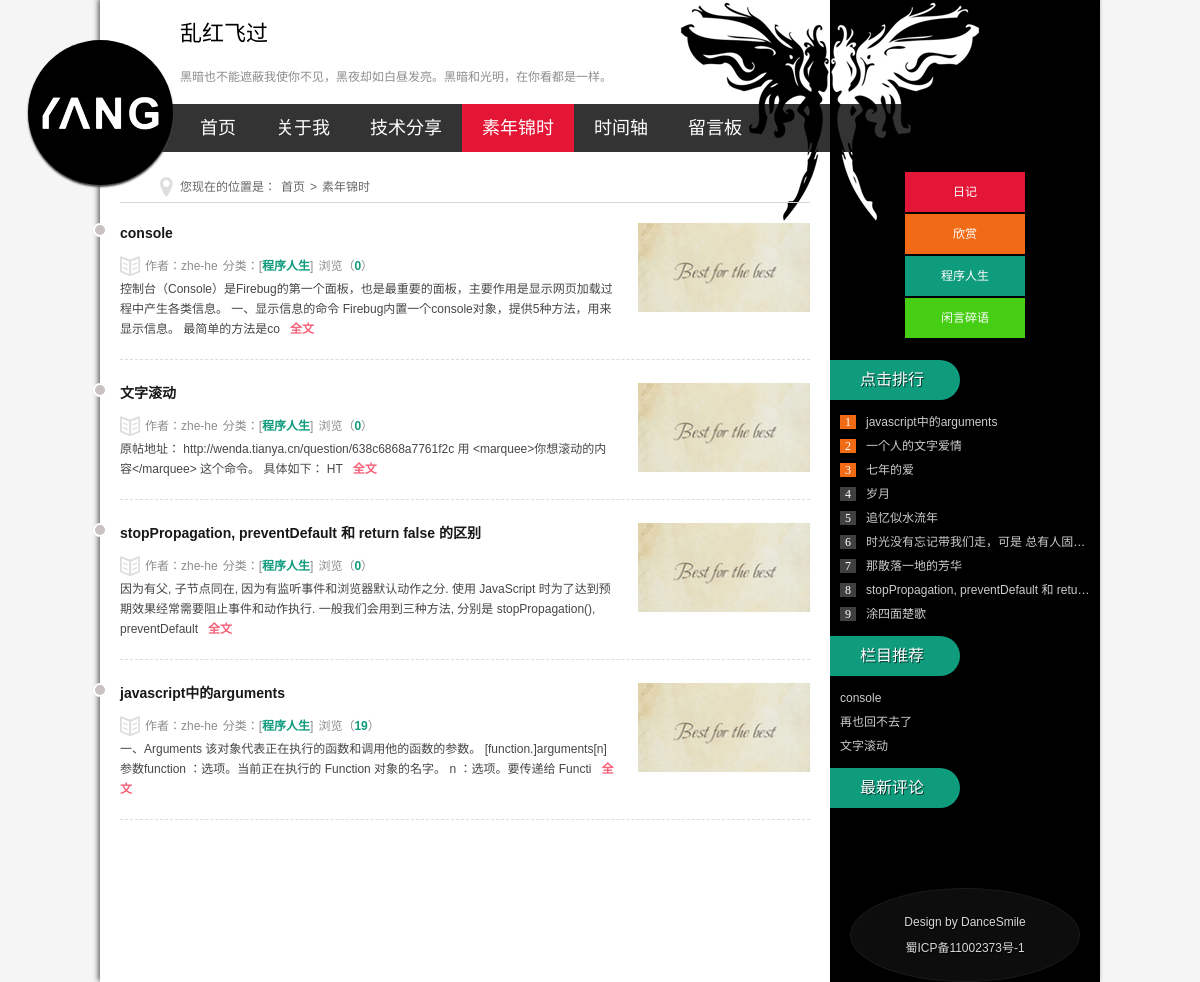
Screenshot of /newlist.php with the database file from the repository.
### tables this page shows
CREATE TABLE IF NOT EXISTS `node` (
  `id` int(11) NOT NULL AUTO_INCREMENT COMMENT 'id',
  `title` varchar(100) NOT NULL COMMENT '标题',
  `content` varchar(10000) NOT NULL COMMENT '内容',
  `type` varchar(20) NOT NULL DEFAULT '素年锦时' COMMENT '类型',
  `time` datetime NOT NULL COMMENT '上传时间',
  `img_src` varchar(100) NOT NULL DEFAULT 'images\\/node\\/default.jpg' COMMENT '图片地址',
  `reada` int(11) NOT NULL DEFAULT '0' COMMENT '阅读数',
  PRIMARY KEY (`id`)
);

### includes/global.func.php (called while the page is built, shortened)
<?php
function _find_sql($sql){
	$result = @mysql_query($sql);
	$dataArr = Array();
	while (!!$row = mysql_fetch_array($result,MYSQL_ASSOC)) {
	  $dataArr[] = $row;
	}
	return $dataArr;
}
function _page_sql($dbname,$type,$href,$num=5){
	$page = @$_GET['p'];
	if (!isset($page) || $page<1 || !is_numeric($page)) {
	  $page = 1;
	}
	$count = ceil(mysql_num_rows((@mysql_query("SELECT * FROM $dbname WHERE type='$type'")))/$num);
	$now = ($page-1)*$num;
	$pageDataArr = _find_sql("SELECT * FROM $dbname WHERE type='$type' ORDER BY time DESC LIMIT $now,$num");
	if ($count <= 1) {
		return '';
	}
	$str = '<div class="page"><a title="Total record"><b>'.$count.'</b></a>';
	$str .= '</div>';
	return $str;
}
?>

### includes/common.inc.php (called while the page is built, shortened)
<?php
require ROOT_PATH.'/includes/global.func.php';
$db_node = 'node';
?>

### newlist.php (the view, shortened to what this page needs)
<?php
require dirname(__FILE__).'/includes/common.inc.php';
require ROOT_PATH.'/includes/title.inc.php';
$page_html = _page_sql($db_node,'程序人生','newlist.php');
?>
<body>
<div class="ibody">
  <header>
  <?php require ROOT_PATH.'/includes/header.inc.php'; ?>
  </header>
  <article>
    <h2 class="about_h">您现在的位置是：<a href="/">首页</a>><a href="newlist.php">素年锦时</a></h2>
    <div class="bloglist">
      <?php
        $str = '';
        for ($i=0; $i < count($pageDataArr); $i++) {
          $href = 'new.php?id='.$pageDataArr[$i]['id'];
          $content = mb_substr(stripslashes($pageDataArr[$i]['content']),0,120,'utf-8');
          $str .= '<div class="newblog">
            <ul>
              <h3><a href="'.$href.'">'.$pageDataArr[$i]['title'].'</a></h3>
              <div class="autor"><span>作者：zhe-he</span><span>分类：[<a href="'.$href.'">'.$pageDataArr[$i]['type'].'</a>]</span><span>浏览（<a href="'.$href.'">'.$pageDataArr[$i]['reada'].'</a>）</span></div>
              <p>'.$content.'<a href="'.$href.'" target="_blank" class="readmore">全文</a></p>
            </ul>
            <figure><img src="'.stripslashes($pageDataArr[$i]['img_src']).'" ></figure>
            <div class="dateview">'.date('Y-m-d',strtotime($pageDataArr[$i]['time'])).'</div>
          </div>';
        }
        echo $str;
      ?>
    </div>
  </article>
  <aside>
      <?php include ROOT_PATH.'/includes/rightmenu.inc.php'; ?>
  </aside>
</div>
</body>
</html>

### includes/rightmenu.inc.php (shortened to what this page needs)
<?php
$hotDataArr = _find_sql("SELECT * FROM $db_node ORDER BY reada DESC LIMIT 9");
$toDateArr = _find_sql("SELECT * FROM $db_node ORDER BY time DESC LIMIT 3");
?>
<div class="rnav">
      <li class="rnav1"><a href="newlist.php">日记</a></li>
      <li class="rnav2"><a href="messBoard.php">欣赏</a></li>
      <li class="rnav3"><a href="share.php">程序人生</a></li>
      <li class="rnav4"><a href="timeAxis.php">闲言碎语</a></li>
</div>
<div class="ph_news">
  <h2>
    <p>点击排行</p>
  </h2>
  <ul class="ph_n">
    <?php
      $str = '';
      for ($i=0; $i < count($hotDataArr); $i++) {
        if ($i<3) {
          $str .= '<li><span class="num'.($i+1).'">'.($i+1).'</span><a href="new.php?id='.$hotDataArr[$i]['id'].'">'.$hotDataArr[$i]['title'].'</a></li>';
        }else{
          $str .= '<li><span>'.($i+1).'</span><a href="new.php?id='.$hotDataArr[$i]['id'].'">'.$hotDataArr[$i]['title'].'</a></li>';
        }
      }
      echo $str;
    ?>
  </ul>
  <h2>
    <p>栏目推荐</p>
  </h2>
  <ul>
    <?php
      $str = '';
      for ($i=0; $i < count($toDateArr); $i++) {
        $str .= '<li><a href="new.php?id='.$toDateArr[$i]['id'].'">'.$toDateArr[$i]['title'].'</a></li>';
      }
      echo $str;
    ?>
  </ul>
  <h2>
      <p>最新评论</p>
  </h2>
  <div class="newDS">
  </div>
</div>
<div class="copyright">
  <ul>
    <p> Design by <a href="javascript:;">DanceSmile</a></p>
    <p>蜀ICP备11002373号-1</p>
  </ul>
</div>

### css/base.css (style rules this page uses)
* { margin: 0; padding: 0 }
body { font: 12px "宋体", Arial, Helvetica, sans-serif; background: #f5f5f5 }
img { border: 0; display: block }
ul { list-style: none; }
h1, h2, h3, h4, h5, h6 { font-size: 100%; font-weight: normal; }
a { outline: none; }
a:link, a:visited { text-decoration: none; }
.ibody { background: url(../images/bg.png) repeat-y; width: 1000px; margin: auto; box-shadow: -2px -1px 5px #666; }
header { position: relative; background: url(../images/ibodybg.png) top right no-repeat }
article { width: 73%; float: left; background: url(../images/ibodybg.png) 560px -147px no-repeat; }
aside { width: 27%; background: url(../images/ibodybg.png) -170px -147px no-repeat #000; float: right; }
.copyright { background: #0d0d0d; border-radius: 50%; text-align: center; color: #d8d8d8; padding: 20px; margin: 60px 20px 0 20px; border: #1b1a1a 1px solid; }
.copyright p { line-height: 26px; text-shadow: #000 1px 1px 1px }
.copyright p a { color: #d8d8d8; }

### css/style.css (style rules this page uses)
.about_h { font-size: 12px; color: #666; line-height: 30px; height: 30px; border-bottom: #d7d7d7 1px solid; padding-left: 60px; margin: 20px; background: url(../images/5849.png) 40px 5px no-repeat; }
.about_h a { color: #666; margin: 0 5px; }
.newblog { margin: 0 20px 20px 20px; border-bottom: #dcdcdc 1px dashed; position: relative; clear: both; display: inline-block; padding-bottom: 20px; }
.newblog h3 { font-size: 14px; font-weight: bold; margin-bottom: 10px }
.newblog h3 a { color: #181818; }
.newblog ul { float: left; line-height: 20px; width: 72%; color: #474645; }
.newblog::before { content: ""; width: 10px; height: 10px; border-radius: 50%; position: absolute; background: #cac1c1; border: 2px solid #fff; left: -27px; -webkit-transition: all 1s; -moz-transition: all 1s; -o-transition: all 1s; transition: all 1s; }
.dateview { position: absolute; left: -125px; top: 0px; z-index: 1; color: #F5F5F5; }
.newblog::after { content: ""; width: 121px; height: 29px; position: absolute; left: -148px; top: -9px; z-index: 0; background: #474645 url(../images/ti.png) no-repeat; opacity: 0; -webkit-transition: all 1s; -moz-transition: all 1s; -o-transition: all 1s; transition: all 1s; }
.newblog figure { float: right; width: 25%; overflow: hidden; }
.newblog figure img { width: 100%; margin: auto; -moz-transition: all 0.5s; -webkit-transition: all 0.5s; -o-transition: all 0.5s; transition: all 0.5s; }
a.readmore { color: #f55f77; margin-left: 10px; font-weight: bold }
.autor { color: #8c8d8d; line-height: 26px; background: url(../images/5794.png) no-repeat left; padding-left: 25px }
.autor a { color: #0f9c7c; font-weight: bold }
.autor span { margin: 0 5px 0 0; }
.rnav { width: 120px; margin: 20px auto; overflow: hidden; }
.rnav li { width: 120px; text-align: center; display: inline-block; margin-bottom: 2px; height: 40px; line-height: 40px }
.rnav li a { color: #FFF; display: block; -webkit-transition: all 1s; -moz-transition: all 1s; -o-transition: all 1s; transition: all 1s }
.rnav1 { background: #e41637 }
.rnav2 { background: #f16b17 }
.rnav3 { background: #0f9c7c }
.rnav4 { background: #46ce14 }
.ph_news h2 { font-size: 16px; font-family: "Microsoft Yahei", Arial, Helvetica, sans-serif; color: #FFF; }
.ph_news h2 p { height: 40px; line-height: 40px; width: 100px; padding: 0 0 0 30px; border-radius: 0 20px 20px 0; text-shadow: rgba(0,0,0,.65) 1px 1px; background: #0f9c7c }
.ph_news ul { margin: 10px }
.ph_news li { white-space: nowrap; text-overflow: ellipsis; overflow: hidden; width: 100%; color: #cdcbcb; line-height: 24px; height: 24px; }
.ph_news li a { color: #cdcbcb; }
.ph_news .newDS { padding-top: 20px; overflow: hidden; }
.ph_n li span { margin-right: 10px; font-family: "΢���ź�"; color: #FFF; background: #404040; padding: 0 5px }
.ph_n li span.num1, .ph_n li span.num2, .ph_n li span.num3 { background: #f16b17 }

### rows the page displays
node: title "console", type "程序人生", reada "0", content "控制台（Console）是Firebug的第一个面板，也是最重要的面板，主要作用是显示网页加载过程中产生各类信息。 一、显示信息的命令 Firebug内置一个console对象，提供5种方法，用来显示信息。 最简单的方法是co", img_src (placeholder picture)
node: title "文字滚动", type "程序人生", reada "0", content "原帖地址： http://wenda.tianya.cn/question/638c6868a7761f2c 用 <marquee>你想滚动的内容</marquee> 这个命令。 具体如下： HT", img_src (placeholder picture)
node: title "stopPropagation, preventDefault 和 return false 的区别", type "程序人生", reada "0", content "因为有父, 子节点同在, 因为有监听事件和浏览器默认动作之分. 使用 JavaScript 时为了达到预期效果经常需要阻止事件和动作执行. 一般我们会用到三种方法, 分别是 stopPropagation(), preventDefault", img_src (placeholder picture), title "stopPropagation, preventDefault 和 retu…"
node: title "javascript中的arguments", type "程序人生", reada "19", content "一、Arguments 该对象代表正在执行的函数和调用他的函数的参数。 [function.]arguments[n] 参数function ：选项。当前正在执行的 Function 对象的名字。 n ：选项。要传递给 Functi", img_src (placeholder picture)
node: title "一个人的文字爱情"
node: title "七年的爱"
node: title "岁月"
node: title "追忆似水流年"
node: title "时光没有忘记带我们走，可是 总有人固…"
node: title "那散落一地的芳华"
node: title "涂四面楚歌"
node: title "再也回不去了"
